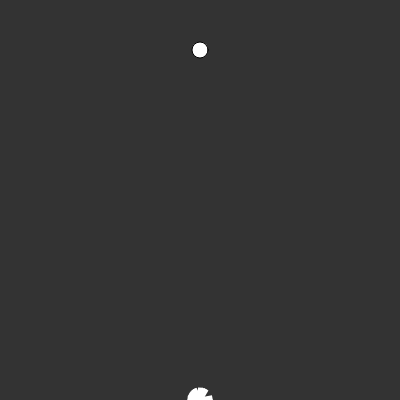
Frame 1 (no input)
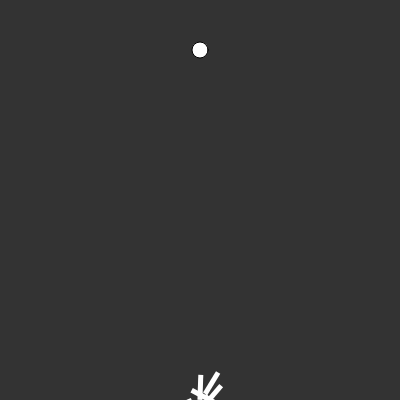
Frame 60 (no input)
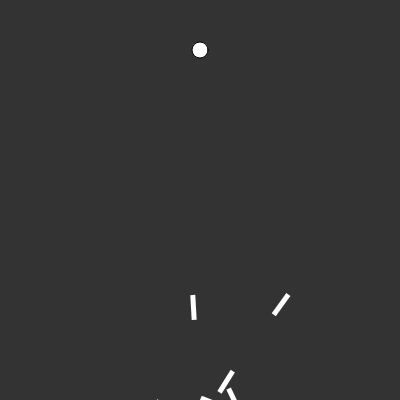
Frame 120 (the mouse pressed at the canvas centre since frame 60)

The p5.js sketch that drew these frames (run headless with seeded random() and noise() and a simulated clock; from frame 60 on, the mouse is pressed at the canvas centre):

// p5.js sketch
// ── sketch.js
var population;
var lifespan = 200;
var count = 0;
//var lifeP;
var target;

function setup() {
    createCanvas(400, 400);
    population = new Population();
    target = createVector(width/2, 50);

    //lifeP = createP();
}

function draw() {
    background(51);

    //lifeP.html(count);
    count ++;
    console.log(count);

    if (count === lifespan) {
        count  = 0;
        population.evaluate();
        population.selection();
    }

    ellipse(target.x, target.y, 16, 16);
    population.run();
}

function DNA(genes) {
    this.genes;
    if(genes) {
        this.genes = genes;
    }
    else {
        this.genes = [];
    }
    for(var i = 0; i < lifespan; i++) {
        this.genes[i] = p5.Vector.random2D();
        this.genes[i].setMag(0.1);
    }

    this.crossever = function(partner) {
        var newgenes = [];
        var mid = floor(random(this.genes.length));
        for(var i = 0; i < this.genes.length; i++) {
            if (i > mid) {
                newgenes[i] = this.genes[i];
            }
            else {
                newgenes[i]  = partner[i];
            }
        }
        return new DNA(newgenes);
    }
}

function Population() {
    this.rockets = [];
    this.popsize = 10;
    this.matingpool = [];

    for(var i = 0; i < this.popsize; i++) {
        this.rockets[i] = new Rocket();
    }

    this.run = function () {
        for(var i = 0; i < this.popsize; i++) {
            this.rockets[i].update();
            this.rockets[i].show();
        }
    }

    this.evaluate = function() {

        var maxfit = 0;
        for(var i = 0; i < this.popsize; i++) {
            this.rockets[i].calcFitness();
            if(this.rockets[i].fitness > maxfit) {
                maxfit = this.rockets[i].fitness;
            }
        }

        for(var i = 0; i < this.popsize; i++) {
            this.rockets[i].fitness /= maxfit;
        }

        this.matingpool = [];

        for(var j = 0; j < this.popsize; j++ ) {
            var n = this.rockets[j].fitness * 100;
            for(var k = 0; k < this.popsize; k++) {
                this.matingpool.push(this.rockets[j]);
            }
        }

    }

    this.selection = function() {
        var newRockets = [];
        for(var i = 0; i < this.popsize; i++) {
            var parentA = random(this.matingpool).dna;
            var parentB = random(this.matingpool).dna;
            var child = parentA.crossever(parentB);
            newRockets[i] = new Rocket(child);
        }
        this.rockets = newRockets;
    }

}

function Rocket(dna) {
    this.pos = createVector(width/2, height);
    this.vel = createVector();
    this.acc = createVector();
    if (dna) {
        this.dna = dna;
    } else {
        this.dna = new DNA();
    }
    this.count = 0;
    this.fitness;

    this.applyForce = function (force) {
        this.acc.add(force);
    }

    this.calcFitness = function() {
        var d = dist(this.pos.x, this.pos.y, target.x, target.y);
        this.fitness = map(d, 0, width, width, 0);
    }

    this.update = function () {

        this.applyForce(this.dna.genes[count]);

        this.vel.add(this.acc);
        this.pos.add(this.vel);
        this.acc.mult(0);
    }

    this.show = function() {
        push();
        noStroke();
        fill(255);
        translate(this.pos.x, this.pos.y);
        rotate(this.vel.heading());
        rectMode(CENTER);
        rect(0, 0, 25, 5);
        pop();
    }

}
